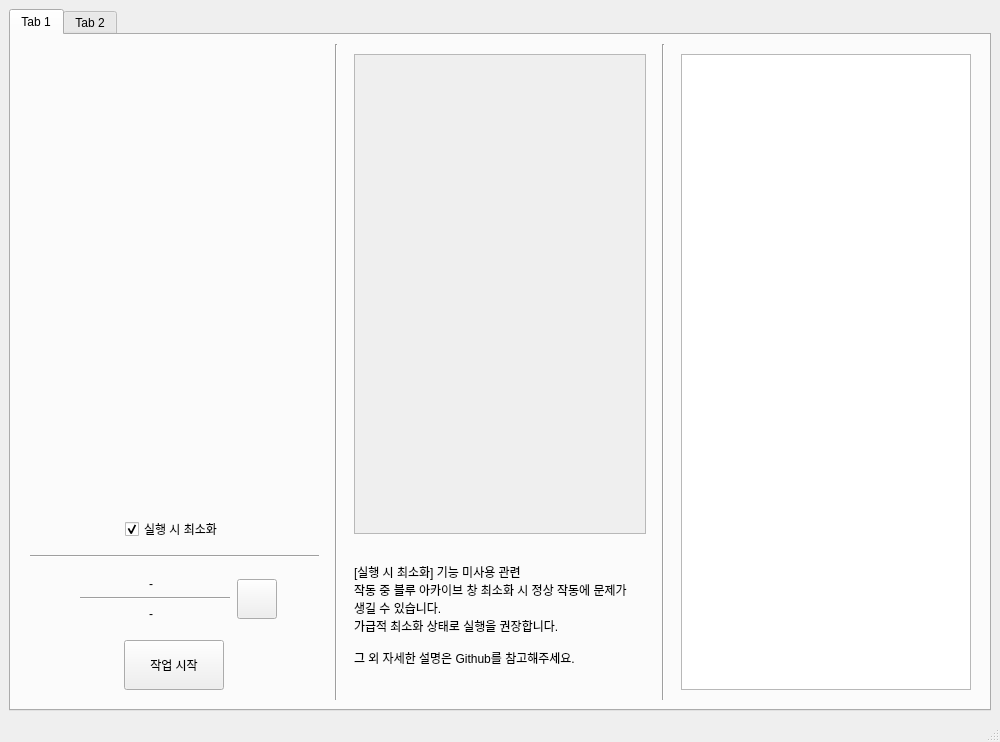
<?xml version="1.0" encoding="UTF-8"?>
<ui version="4.0">
 <class>MainWindow</class>
 <widget class="QMainWindow" name="MainWindow">
  <property name="geometry">
   <rect>
    <x>0</x>
    <y>0</y>
    <width>1000</width>
    <height>742</height>
   </rect>
  </property>
  <property name="windowTitle">
   <string>MainWindow</string>
  </property>
  <widget class="QWidget" name="centralwidget">
   <property name="minimumSize">
    <size>
     <width>1000</width>
     <height>600</height>
    </size>
   </property>
   <layout class="QVBoxLayout" name="verticalLayout">
    <item>
     <widget class="QTabWidget" name="tabWidget">
      <widget class="QWidget" name="mainTab">
       <attribute name="title">
        <string>Tab 1</string>
       </attribute>
       <layout class="QHBoxLayout" name="horizontalLayout">
        <item>
         <widget class="QWidget" name="_1_settingStartWidget" native="true">
          <property name="sizePolicy">
           <sizepolicy hsizetype="Fixed" vsizetype="Preferred">
            <horstretch>0</horstretch>
            <verstretch>0</verstretch>
           </sizepolicy>
          </property>
          <property name="minimumSize">
           <size>
            <width>309</width>
            <height>0</height>
           </size>
          </property>
          <layout class="QVBoxLayout" name="verticalLayout_3">
           <property name="leftMargin">
            <number>10</number>
           </property>
           <property name="topMargin">
            <number>10</number>
           </property>
           <property name="rightMargin">
            <number>10</number>
           </property>
           <property name="bottomMargin">
            <number>10</number>
           </property>
           <item>
            <layout class="QVBoxLayout" name="settingStartWidget_1">
             <property name="topMargin">
              <number>0</number>
             </property>
             <property name="bottomMargin">
              <number>8</number>
             </property>
             <item>
              <spacer name="verticalSpacer">
               <property name="orientation">
                <enum>Qt::Orientation::Vertical</enum>
               </property>
               <property name="sizeHint" stdset="0">
                <size>
                 <width>20</width>
                 <height>0</height>
                </size>
               </property>
              </spacer>
             </item>
             <item alignment="Qt::AlignmentFlag::AlignHCenter">
              <widget class="QCheckBox" name="minimizeEnableBtn">
               <property name="sizePolicy">
                <sizepolicy hsizetype="Fixed" vsizetype="Fixed">
                 <horstretch>0</horstretch>
                 <verstretch>0</verstretch>
                </sizepolicy>
               </property>
               <property name="text">
                <string>실행 시 최소화</string>
               </property>
               <property name="checked">
                <bool>true</bool>
               </property>
              </widget>
             </item>
            </layout>
           </item>
           <item>
            <widget class="Line" name="line_4">
             <property name="orientation">
              <enum>Qt::Orientation::Horizontal</enum>
             </property>
            </widget>
           </item>
           <item alignment="Qt::AlignmentFlag::AlignHCenter">
            <widget class="QWidget" name="settingStartWidget_2" native="true">
             <property name="enabled">
              <bool>true</bool>
             </property>
             <property name="sizePolicy">
              <sizepolicy hsizetype="Preferred" vsizetype="Fixed">
               <horstretch>0</horstretch>
               <verstretch>0</verstretch>
              </sizepolicy>
             </property>
             <property name="minimumSize">
              <size>
               <width>0</width>
               <height>70</height>
              </size>
             </property>
             <property name="maximumSize">
              <size>
               <width>16777215</width>
               <height>70</height>
              </size>
             </property>
             <layout class="QHBoxLayout" name="horizontalLayout_2">
              <property name="leftMargin">
               <number>0</number>
              </property>
              <property name="topMargin">
               <number>0</number>
              </property>
              <property name="rightMargin">
               <number>0</number>
              </property>
              <property name="bottomMargin">
               <number>0</number>
              </property>
              <item>
               <widget class="QWidget" name="endLabelWidget" native="true">
                <property name="sizePolicy">
                 <sizepolicy hsizetype="Preferred" vsizetype="Fixed">
                  <horstretch>0</horstretch>
                  <verstretch>0</verstretch>
                 </sizepolicy>
                </property>
                <property name="maximumSize">
                 <size>
                  <width>160</width>
                  <height>16777215</height>
                 </size>
                </property>
                <layout class="QVBoxLayout" name="verticalLayout_2">
                 <item alignment="Qt::AlignmentFlag::AlignHCenter">
                  <widget class="QLabel" name="endWorkStatusLabel">
                   <property name="sizePolicy">
                    <sizepolicy hsizetype="Fixed" vsizetype="Fixed">
                     <horstretch>0</horstretch>
                     <verstretch>0</verstretch>
                    </sizepolicy>
                   </property>
                   <property name="minimumSize">
                    <size>
                     <width>0</width>
                     <height>15</height>
                    </size>
                   </property>
                   <property name="maximumSize">
                    <size>
                     <width>100</width>
                     <height>16777215</height>
                    </size>
                   </property>
                   <property name="text">
                    <string>-</string>
                   </property>
                  </widget>
                 </item>
                 <item>
                  <widget class="Line" name="line">
                   <property name="sizePolicy">
                    <sizepolicy hsizetype="Fixed" vsizetype="Fixed">
                     <horstretch>0</horstretch>
                     <verstretch>0</verstretch>
                    </sizepolicy>
                   </property>
                   <property name="minimumSize">
                    <size>
                     <width>150</width>
                     <height>0</height>
                    </size>
                   </property>
                   <property name="orientation">
                    <enum>Qt::Orientation::Horizontal</enum>
                   </property>
                  </widget>
                 </item>
                 <item alignment="Qt::AlignmentFlag::AlignHCenter">
                  <widget class="QLabel" name="endStatusLabel">
                   <property name="sizePolicy">
                    <sizepolicy hsizetype="Fixed" vsizetype="Fixed">
                     <horstretch>0</horstretch>
                     <verstretch>0</verstretch>
                    </sizepolicy>
                   </property>
                   <property name="minimumSize">
                    <size>
                     <width>0</width>
                     <height>15</height>
                    </size>
                   </property>
                   <property name="maximumSize">
                    <size>
                     <width>100</width>
                     <height>16777215</height>
                    </size>
                   </property>
                   <property name="text">
                    <string>-</string>
                   </property>
                  </widget>
                 </item>
                </layout>
               </widget>
              </item>
              <item>
               <widget class="QPushButton" name="endSettingBtn">
                <property name="sizePolicy">
                 <sizepolicy hsizetype="Fixed" vsizetype="Fixed">
                  <horstretch>0</horstretch>
                  <verstretch>0</verstretch>
                 </sizepolicy>
                </property>
                <property name="minimumSize">
                 <size>
                  <width>40</width>
                  <height>40</height>
                 </size>
                </property>
                <property name="maximumSize">
                 <size>
                  <width>40</width>
                  <height>40</height>
                 </size>
                </property>
                <property name="styleSheet">
                 <string notr="true"/>
                </property>
                <property name="text">
                 <string/>
                </property>
               </widget>
              </item>
             </layout>
            </widget>
           </item>
           <item alignment="Qt::AlignmentFlag::AlignHCenter">
            <widget class="QPushButton" name="workStartBtn">
             <property name="sizePolicy">
              <sizepolicy hsizetype="Fixed" vsizetype="Fixed">
               <horstretch>0</horstretch>
               <verstretch>0</verstretch>
              </sizepolicy>
             </property>
             <property name="minimumSize">
              <size>
               <width>100</width>
               <height>50</height>
              </size>
             </property>
             <property name="maximumSize">
              <size>
               <width>100</width>
               <height>50</height>
              </size>
             </property>
             <property name="text">
              <string>작업 시작</string>
             </property>
            </widget>
           </item>
          </layout>
         </widget>
        </item>
        <item>
         <widget class="Line" name="line_2">
          <property name="orientation">
           <enum>Qt::Orientation::Vertical</enum>
          </property>
         </widget>
        </item>
        <item>
         <widget class="QWidget" name="_2_settingWidget" native="true">
          <layout class="QVBoxLayout" name="verticalLayout_5">
           <property name="leftMargin">
            <number>10</number>
           </property>
           <property name="topMargin">
            <number>10</number>
           </property>
           <property name="rightMargin">
            <number>10</number>
           </property>
           <property name="bottomMargin">
            <number>10</number>
           </property>
           <item>
            <layout class="QVBoxLayout" name="settingWidget_1">
             <item>
              <widget class="QScrollArea" name="scrollSettingWidget">
               <property name="widgetResizable">
                <bool>true</bool>
               </property>
               <widget class="QWidget" name="scrollSettingContents">
                <property name="geometry">
                 <rect>
                  <x>0</x>
                  <y>0</y>
                  <width>284</width>
                  <height>440</height>
                 </rect>
                </property>
               </widget>
              </widget>
             </item>
             <item>
              <widget class="QLabel" name="infoLabel">
               <property name="sizePolicy">
                <sizepolicy hsizetype="Preferred" vsizetype="Fixed">
                 <horstretch>0</horstretch>
                 <verstretch>0</verstretch>
                </sizepolicy>
               </property>
               <property name="minimumSize">
                <size>
                 <width>0</width>
                 <height>150</height>
                </size>
               </property>
               <property name="text">
                <string>[실행 시 최소화] 기능 미사용 관련 
작동 중 블루 아카이브 창 최소화 시 정상 작동에 문제가 생길 수 있습니다. 
가급적 최소화 상태로 실행을 권장합니다. 

그 외 자세한 설명은 Github를 참고해주세요.</string>
               </property>
               <property name="wordWrap">
                <bool>true</bool>
               </property>
              </widget>
             </item>
            </layout>
           </item>
          </layout>
         </widget>
        </item>
        <item>
         <widget class="Line" name="line_3">
          <property name="orientation">
           <enum>Qt::Orientation::Vertical</enum>
          </property>
         </widget>
        </item>
        <item>
         <widget class="QWidget" name="_3_logPrintWidget" native="true">
          <property name="sizePolicy">
           <sizepolicy hsizetype="Fixed" vsizetype="Preferred">
            <horstretch>0</horstretch>
            <verstretch>0</verstretch>
           </sizepolicy>
          </property>
          <property name="minimumSize">
           <size>
            <width>309</width>
            <height>0</height>
           </size>
          </property>
          <layout class="QHBoxLayout" name="horizontalLayout_4">
           <property name="leftMargin">
            <number>10</number>
           </property>
           <property name="topMargin">
            <number>10</number>
           </property>
           <property name="rightMargin">
            <number>10</number>
           </property>
           <property name="bottomMargin">
            <number>10</number>
           </property>
           <item>
            <widget class="QTextEdit" name="logPrintText">
             <property name="sizePolicy">
              <sizepolicy hsizetype="Fixed" vsizetype="Expanding">
               <horstretch>0</horstretch>
               <verstretch>0</verstretch>
              </sizepolicy>
             </property>
             <property name="minimumSize">
              <size>
               <width>290</width>
               <height>0</height>
              </size>
             </property>
             <property name="maximumSize">
              <size>
               <width>290</width>
               <height>16777215</height>
              </size>
             </property>
             <property name="mouseTracking">
              <bool>false</bool>
             </property>
             <property name="focusPolicy">
              <enum>Qt::FocusPolicy::NoFocus</enum>
             </property>
             <property name="readOnly">
              <bool>true</bool>
             </property>
            </widget>
           </item>
          </layout>
         </widget>
        </item>
       </layout>
      </widget>
      <widget class="QWidget" name="settingTab">
       <attribute name="title">
        <string>Tab 2</string>
       </attribute>
      </widget>
     </widget>
    </item>
   </layout>
  </widget>
  <widget class="QMenuBar" name="menubar">
   <property name="geometry">
    <rect>
     <x>0</x>
     <y>0</y>
     <width>1000</width>
     <height>33</height>
    </rect>
   </property>
  </widget>
  <widget class="QStatusBar" name="statusbar"/>
 </widget>
 <resources/>
 <connections/>
</ui>
